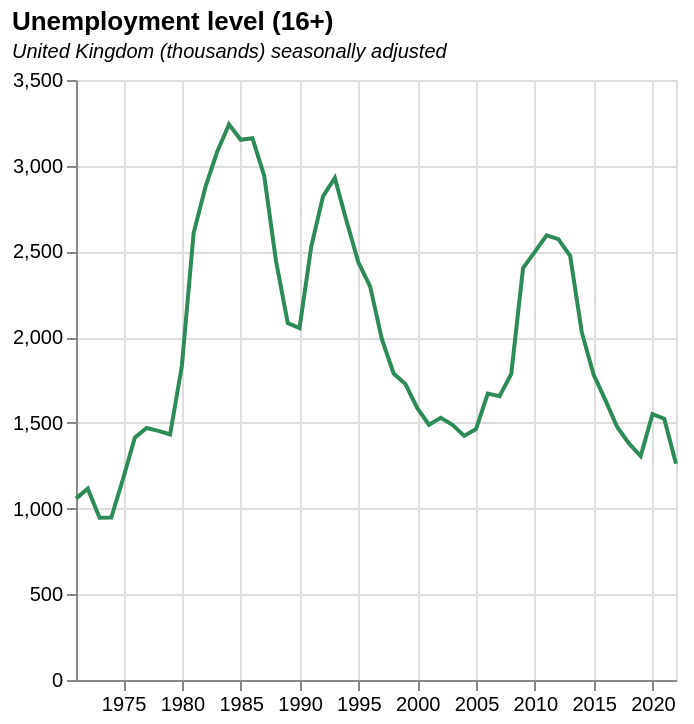

Write the Vega-Lite specification saved for this chart.
### Vega-Lite specification from a JSON file in a GitHub repository (floating-point values rounded to 4 significant figures)
{"$schema": "https://vega.github.io/schema/vega-lite/v5.json", "data": {"values": [{"date": "1971", "label": "1971", "month": "", "quarter": "", "sourceDataset": "LMS", "updateDate": "2015-10-13T23:00:00.000Z", "value": "1058", "year": "1971"}, {"date": "1972", "label": "1972", "month": "", "quarter": "", "sourceDataset": "LMS", "updateDate": "2015-10-13T23:00:00.000Z", "value": "1116", "year": "1972"}, {"date": "1973", "label": "1973", "month": "", "quarter": "", "sourceDataset": "LMS", "updateDate": "2015-10-13T23:00:00.000Z", "value": "946", "year": "1973"}, {"date": "1974", "label": "1974", "month": "", "quarter": "", "sourceDataset": "LMS", "updateDate": "2015-10-13T23:00:00.000Z", "value": "948", "year": "1974"}, {"date": "1975", "label": "1975", "month": "", "quarter": "", "sourceDataset": "LMS", "updateDate": "2015-10-13T23:00:00.000Z", "value": "1174", "year": "1975"}, {"date": "1976", "label": "1976", "month": "", "quarter": "", "sourceDataset": "LMS", "updateDate": "2015-10-13T23:00:00.000Z", "value": "1414", "year": "1976"}, {"date": "1977", "label": "1977", "month": "", "quarter": "", "sourceDataset": "LMS", "updateDate": "2015-10-13T23:00:00.000Z", "value": "1470", "year": "1977"}, {"date": "1978", "label": "1978", "month": "", "quarter": "", "sourceDataset": "LMS", "updateDate": "2015-10-13T23:00:00.000Z", "value": "1453", "year": "1978"}, {"date": "1979", "label": "1979", "month": "", "quarter": "", "sourceDataset": "LMS", "updateDate": "2015-10-13T23:00:00.000Z", "value": "1432", "year": "1979"}, {"date": "1980", "label": "1980", "month": "", "quarter": "", "sourceDataset": "LMS", "updateDate": "2015-10-13T23:00:00.000Z", "value": "1833", "year": "1980"}, {"date": "1981", "label": "1981", "month": "", "quarter": "", "sourceDataset": "LMS", "updateDate": "2015-10-13T23:00:00.000Z", "value": "2609", "year": "1981"}, {"date": "1982", "label": "1982", "month": "", "quarter": "", "sourceDataset": "LMS", "updateDate": "2015-10-13T23:00:00.000Z", "value": "2875", "year": "1982"}, {"date": "1983", "label": "1983", "month": "", "quarter": "", "sourceDataset": "LMS", "updateDate": "2015-10-13T23:00:00.000Z", "value": "3081", "year": "1983"}, {"date": "1984", "label": "1984", "month": "", "quarter": "", "sourceDataset": "LMS", "updateDate": "2015-10-13T23:00:00.000Z", "value": "3241", "year": "1984"}, {"date": "1985", "label": "1985", "month": "", "quarter": "", "sourceDataset": "LMS", "updateDate": "2015-10-13T23:00:00.000Z", "value": "3151", "year": "1985"}, {"date": "1986", "label": "1986", "month": "", "quarter": "", "sourceDataset": "LMS", "updateDate": "2015-10-13T23:00:00.000Z", "value": "3160", "year": "1986"}, {"date": "1987", "label": "1987", "month": "", "quarter": "", "sourceDataset": "LMS", "updateDate": "2015-10-13T23:00:00.000Z", "value": "2940", "year": "1987"}, {"date": "1988", "label": "1988", "month": "", "quarter": "", "sourceDataset": "LMS", "updateDate": "2015-10-13T23:00:00.000Z", "value": "2445", "year": "1988"}, {"date": "1989", "label": "1989", "month": "", "quarter": "", "sourceDataset": "LMS", "updateDate": "2015-10-13T23:00:00.000Z", "value": "2082", "year": "1989"}, {"date": "1990", "label": "1990", "month": "", "quarter": "", "sourceDataset": "LMS", "updateDate": "2015-10-13T23:00:00.000Z", "value": "2053", "year": "1990"}, {"date": "1991", "label": "1991", "month": "", "quarter": "", "sourceDataset": "LMS", "updateDate": "2015-10-13T23:00:00.000Z", "value": "2530", "year": "1991"}, {"date": "1992", "label": "1992", "month": "", "quarter": "", "sourceDataset": "LMS", "updateDate": "2015-10-13T23:00:00.000Z", "value": "2822", "year": "1992"}, {"date": "1993", "label": "1993", "month": "", "quarter": "", "sourceDataset": "LMS", "updateDate": "2015-10-13T23:00:00.000Z", "value": "2929", "year": "1993"}, {"date": "1994", "label": "1994", "month": "", "quarter": "", "sourceDataset": "LMS", "updateDate": "2015-10-13T23:00:00.000Z", "value": "2676", "year": "1994"}, {"date": "1995", "label": "1995", "month": "", "quarter": "", "sourceDataset": "LMS", "updateDate": "2015-10-13T23:00:00.000Z", "value": "2436", "year": "1995"}, {"date": "1996", "label": "1996", "month": "", "quarter": "", "sourceDataset": "LMS", "updateDate": "2015-10-13T23:00:00.000Z", "value": "2296", "year": "1996"}, {"date": "1997", "label": "1997", "month": "", "quarter": "", "sourceDataset": "LMS", "updateDate": "2015-10-13T23:00:00.000Z", "value": "1988", "year": "1997"}, {"date": "1998", "label": "1998", "month": "", "quarter": "", "sourceDataset": "LMS", "updateDate": "2015-10-13T23:00:00.000Z", "value": "1788", "year": "1998"}, {"date": "1999", "label": "1999", "month": "", "quarter": "", "sourceDataset": "LMS", "updateDate": "2015-10-13T23:00:00.000Z", "value": "1727", "year": "1999"}, {"date": "2000", "label": "2000", "month": "", "quarter": "", "sourceDataset": "LMS", "updateDate": "2015-10-13T23:00:00.000Z", "value": "1587", "year": "2000"}, {"date": "2001", "label": "2001", "month": "", "quarter": "", "sourceDataset": "LMS", "updateDate": "2015-10-13T23:00:00.000Z", "value": "1489", "year": "2001"}, {"date": "2002", "label": "2002", "month": "", "quarter": "", "sourceDataset": "LMS", "updateDate": "2015-10-13T23:00:00.000Z", "value": "1529", "year": "2002"}, {"date": "2003", "label": "2003", "month": "", "quarter": "", "sourceDataset": "LMS", "updateDate": "2015-10-13T23:00:00.000Z", "value": "1489", "year": "2003"}, {"date": "2004", "label": "2004", "month": "", "quarter": "", "sourceDataset": "LMS", "updateDate": "2015-10-13T23:00:00.000Z", "value": "1424", "year": "2004"}, {"date": "2005", "label": "2005", "month": "", "quarter": "", "sourceDataset": "LMS", "updateDate": "2015-10-13T23:00:00.000Z", "value": "1464", "year": "2005"}, {"date": "2006", "label": "2006", "month": "", "quarter": "", "sourceDataset": "LMS", "updateDate": "2015-10-13T23:00:00.000Z", "value": "1671", "year": "2006"}, {"date": "2007", "label": "2007", "month": "", "quarter": "", "sourceDataset": "LMS", "updateDate": "2015-10-13T23:00:00.000Z", "value": "1655", "year": "2007"}, {"date": "2008", "label": "2008", "month": "", "quarter": "", "sourceDataset": "LMS", "updateDate": "2015-10-13T23:00:00.000Z", "value": "1786", "year": "2008"}, {"date": "2009", "label": "2009", "month": "", "quarter": "", "sourceDataset": "LMS", "updateDate": "2015-10-13T23:00:00.000Z", "value": "2403", "year": "2009"}, {"date": "2010", "label": "2010", "month": "", "quarter": "", "sourceDataset": "LMS", "updateDate": "2015-10-13T23:00:00.000Z", "value": "2497", "year": "2010"}, {"date": "2011", "label": "2011", "month": "", "quarter": "", "sourceDataset": "LMS", "updateDate": "2019-02-19T00:00:00.000Z", "value": "2594", "year": "2011"}, {"date": "2012", "label": "2012", "month": "", "quarter": "", "sourceDataset": "LMS", "updateDate": "2015-10-13T23:00:00.000Z", "value": "2572", "year": "2012"}, {"date": "2013", "label": "2013", "month": "", "quarter": "", "sourceDataset": "LMS", "updateDate": "2016-05-18T08:30:00.000Z", "value": "2474", "year": "2013"}, {"date": "2014", "label": "2014", "month": "", "quarter": "", "sourceDataset": "LMS", "updateDate": "2016-05-18T08:30:00.000Z", "value": "2026", "year": "2014"}, {"date": "2015", "label": "2015", "month": "", "quarter": "", "sourceDataset": "LMS", "updateDate": "2019-02-19T00:00:00.000Z", "value": "1781", "year": "2015"}, {"date": "2016", "label": "2016", "month": "", "quarter": "", "sourceDataset": "LMS", "updateDate": "2017-05-16T23:00:00.000Z", "value": "1633", "year": "2016"}, {"date": "2017", "label": "2017", "month": "", "quarter": "", "sourceDataset": "LMS", "updateDate": "2019-02-19T00:00:00.000Z", "value": "1476", "year": "2017"}, {"date": "2018", "label": "2018", "month": "", "quarter": "", "sourceDataset": "LMS", "updateDate": "2019-02-19T00:00:00.000Z", "value": "1380", "year": "2018"}, {"date": "2019", "label": "2019", "month": "", "quarter": "", "sourceDataset": "LMS", "updateDate": "2020-02-18T00:00:00.000Z", "value": "1306", "year": "2019"}, {"date": "2020", "label": "2020", "month": "", "quarter": "", "sourceDataset": "LMS", "updateDate": "2022-08-15T23:00:00.000Z", "value": "1551", "year": "2020"}, {"date": "2021", "label": "2021", "month": "", "quarter": "", "sourceDataset": "LMS", "updateDate": "2022-08-15T23:00:00.000Z", "value": "1524", "year": "2021"}, {"date": "2022", "label": "2022", "month": "", "quarter": "", "sourceDataset": "LMS", "updateDate": "2023-02-14T00:00:00.000Z", "value": "1262", "year": "2022"}], "format": {"parse": {"date": "date"}}}, "title": {"text": "Unemployment level (16+)", "subtitle": "United Kingdom (thousands) seasonally adjusted", "subtitleFontStyle": "italic", "subtitleFontSize": 10, "anchor": "start", "color": "black"}, "width": 300, "height": 300, "mark": {"type": "line", "color": "seagreen", "strokeWidth": 2, "opacity": 1}, "encoding": {"x": {"field": "date", "type": "temporal", "title": null}, "y": {"field": "value", "type": "quantitative", "title": null}}}
